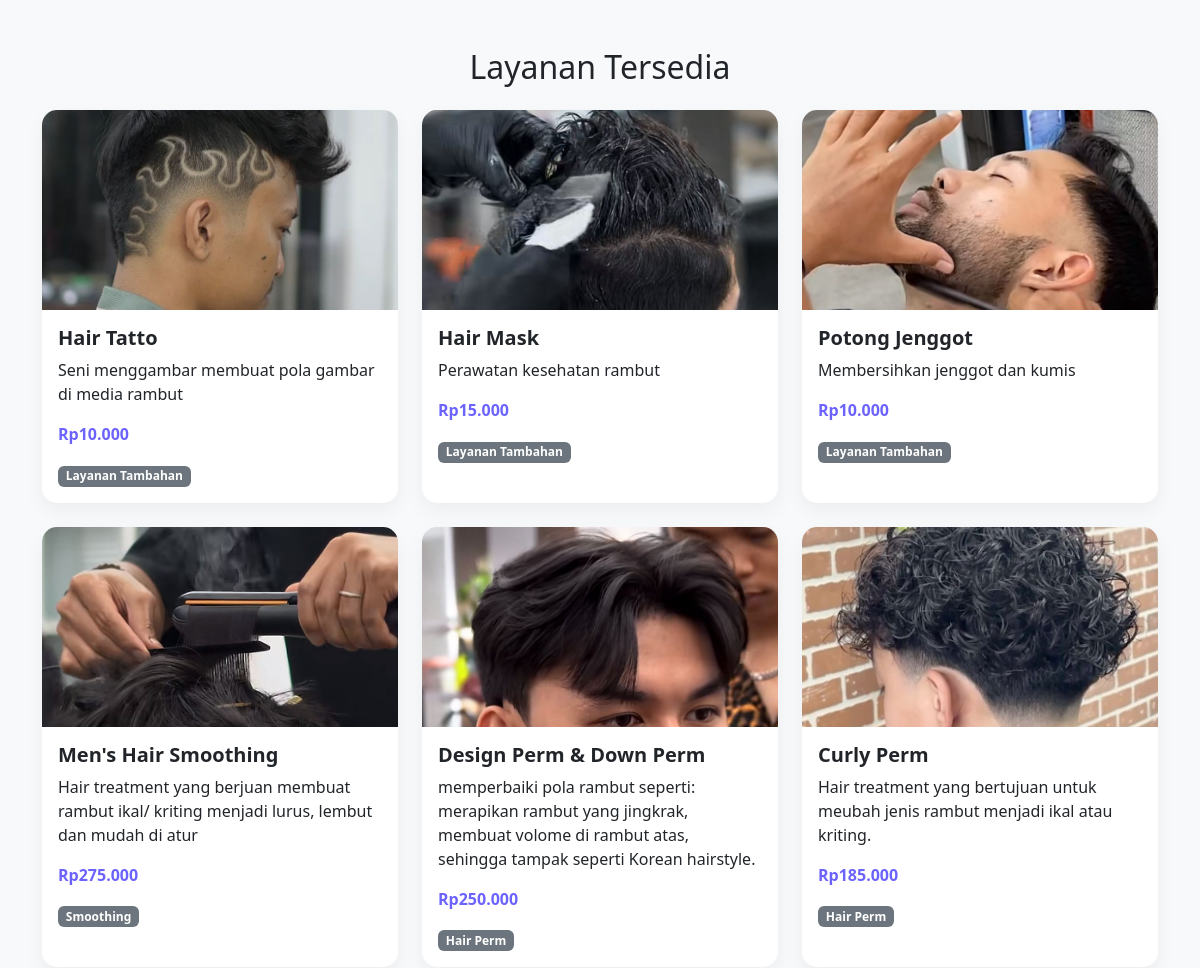
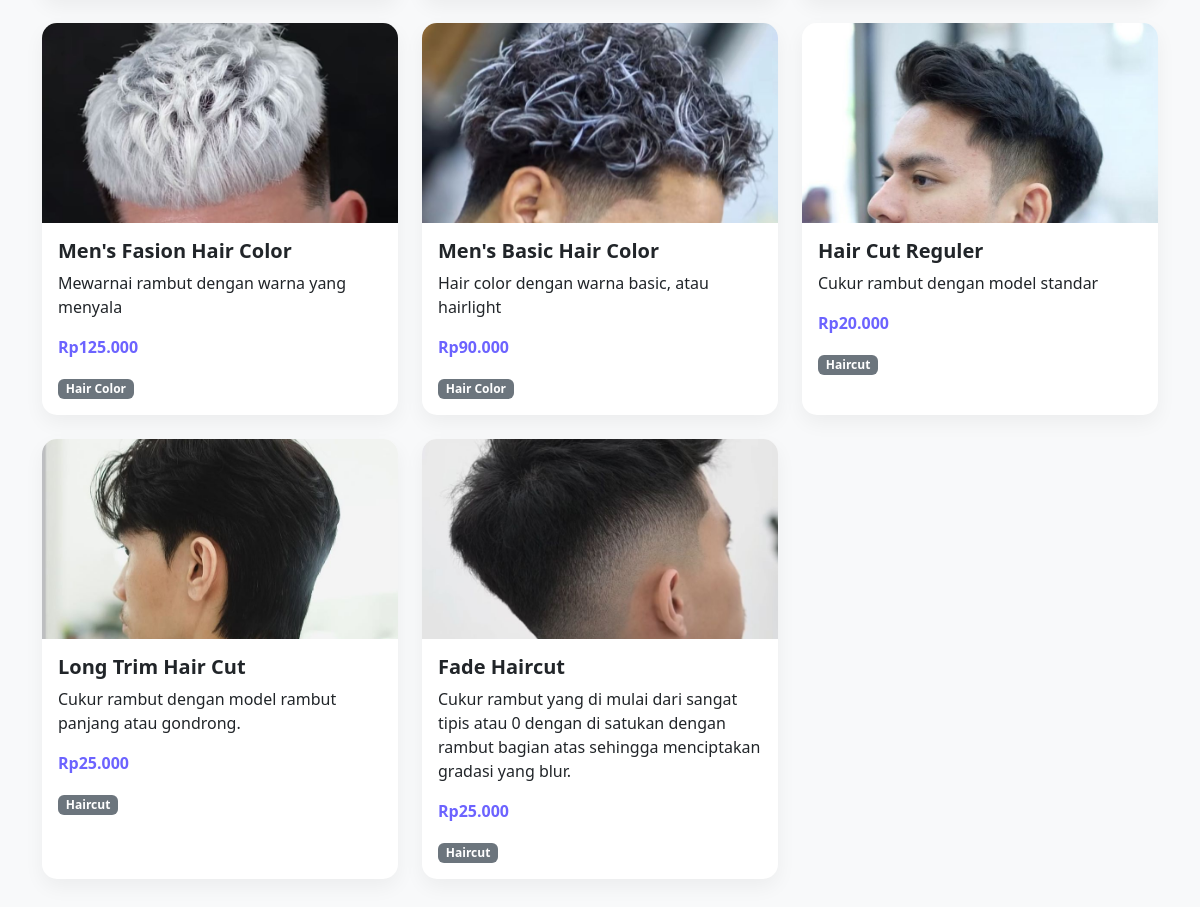
/layanan.php, run on the app's committed database (2 pictures, top to bottom).
### tables this page shows
CREATE TABLE `layanan` (
  `id_layanan` varchar(36) NOT NULL,
  `nama_layanan` varchar(50) DEFAULT NULL,
  `kategori` varchar(30) DEFAULT NULL,
  `harga_layanan` int(11) DEFAULT NULL,
  `deskripsi` text DEFAULT NULL,
  `gambar` varchar(255) NOT NULL
);

### layanan.php (the view, shortened to what this page needs)
<?php
include 'koneksi.php';
$query = mysqli_query($koneksi, "SELECT * FROM layanan");
?>
<!DOCTYPE html>
<html lang="id">
<head>
  <link href="https://cdnjs.cloudflare.com/ajax/libs/bootstrap/5.3.0/css/bootstrap.min.css" rel="stylesheet">
</head>
<body>
<div class="container py-5">
  <h2 class="text-center mb-4">Layanan Tersedia</h2>
  <div class="row g-4">
    <?php while ($row = mysqli_fetch_assoc($query)) : ?>
      <div class="col-md-4">
        <div class="card h-100">
          <?php if (!empty($row['gambar'])): ?>
            <div class="img-container">
                <img src="Dashboard/data_gambar/<?= $row['gambar'] ?>" class="card-img-top" alt="<?= $row['nama_layanan'] ?>">
            </div>
          <?php endif; ?>
          <div class="card-body">
            <h5 class="card-title"><?= $row['nama_layanan'] ?></h5>
            <p class="card-text"><?= $row['deskripsi'] ?></p>
            <p class="price">Rp<?= number_format($row['harga_layanan'], 0, ',', '.') ?></p>
            <span class="badge bg-secondary"><?= $row['kategori'] ?></span>
          </div>
        </div>
      </div>
    <?php endwhile; ?>
  </div>
</div>
</body>
</html>

### layanan.php (style rules this page uses)
body { background-color: #f8f9fa; }
.card { border: none; border-radius: 15px; box-shadow: 0 8px 20px rgba(0,0,0,0.05); transition: transform 0.3s ease; }
.card-title { font-weight: 600; }
.price { font-size: 1rem; font-weight: bold; color: #6c63ff; }
.img-container { height: 200px; overflow: hidden; border-radius: 15px 15px 0 0; }
.img-container img { width: 100%; height: 100%; object-fit: cover; transition: transform 0.3s ease; }

### data on the page
layanan: gambar (picture), nama_layanan "Hair Tatto", deskripsi "Seni menggambar membuat pola gambar di media rambut", harga_layanan "10.000", kategori "Layanan Tambahan"
layanan: gambar (picture), nama_layanan "Hair Mask", deskripsi "Perawatan kesehatan rambut", harga_layanan "15.000", kategori "Layanan Tambahan"
layanan: gambar (picture), nama_layanan "Potong Jenggot", deskripsi "Membersihkan jenggot dan kumis", harga_layanan "10.000", kategori "Layanan Tambahan"
layanan: gambar (picture), nama_layanan "Men's Hair Smoothing", deskripsi "Hair treatment yang berjuan membuat rambut ikal/ kriting menjadi lurus, lembut dan mudah di atur", harga_layanan "275.000", kategori "Smoothing"
layanan: gambar (picture), nama_layanan "Design Perm & Down Perm", deskripsi "memperbaiki pola rambut seperti: merapikan rambut yang jingkrak, membuat volome di rambut atas, sehingga tampak seperti Korean hairstyle.", harga_layanan "250.000", kategori "Hair Perm"
layanan: gambar (picture), nama_layanan "Curly Perm", deskripsi "Hair treatment yang bertujuan untuk meubah jenis rambut menjadi ikal atau kriting.", harga_layanan "185.000", kategori "Hair Perm"
layanan: gambar (picture), nama_layanan "Men's Fasion Hair Color", deskripsi "Mewarnai rambut dengan warna yang menyala", harga_layanan "125.000", kategori "Hair Color"
layanan: gambar (picture), nama_layanan "Men's Basic Hair Color", deskripsi "Hair color dengan warna basic, atau hairlight", harga_layanan "90.000", kategori "Hair Color"
layanan: gambar (picture), nama_layanan "Hair Cut Reguler", deskripsi "Cukur rambut dengan model standar", harga_layanan "20.000", kategori "Haircut"
layanan: gambar (picture), nama_layanan "Long Trim Hair Cut", deskripsi "Cukur rambut dengan model rambut panjang atau gondrong.", harga_layanan "25.000", kategori "Haircut"
layanan: gambar (picture), nama_layanan "Fade Haircut", deskripsi "Cukur rambut yang di mulai dari sangat tipis atau 0 dengan di satukan dengan rambut bagian atas sehingga menciptakan gradasi yang blur.", harga_layanan "25.000", kategori "Haircut"
